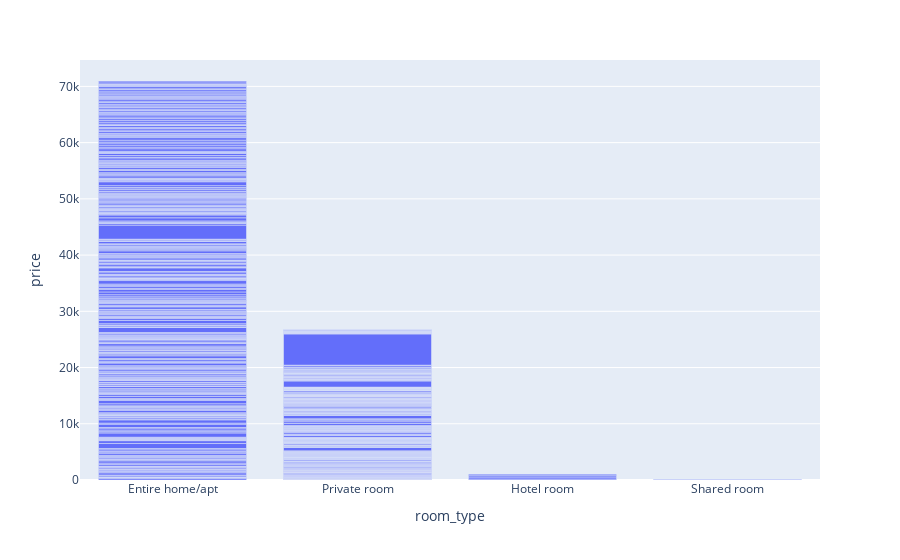

Notebook cell for this chart:
### Code cell
#create bar plot of df
fig = px.bar(df, x="room_type", y="price", barmode="group")
fig

### Figure 1 — Plotly figure (JSON) as saved in the notebook; plotly's stock layout.template omitted (floating-point values rounded to 4 significant figures; data arrays with more than 128 entries replaced by an {"elided": "..."} marker saying what was removed)
{"data": [{"alignmentgroup": "True", "hovertemplate": "room_type=%{x}<br>price=%{y}<extra></extra>", "legendgroup": "", "marker": {"color": "#636efa", "pattern": {"shape": ""}}, "name": "", "offsetgroup": "", "orientation": "v", "showlegend": false, "textposition": "auto", "type": "bar", "x": {"elided": "500 str values"}, "xaxis": "x", "y": {"elided": "500 int values"}, "yaxis": "y"}], "layout": {"barmode": "group", "legend": {"tracegroupgap": 0}, "margin": {"t": 60}, "xaxis": {"anchor": "y", "domain": [0, 1], "title": {"text": "room_type"}}, "yaxis": {"anchor": "x", "domain": [0, 1], "title": {"text": "price"}}}}
